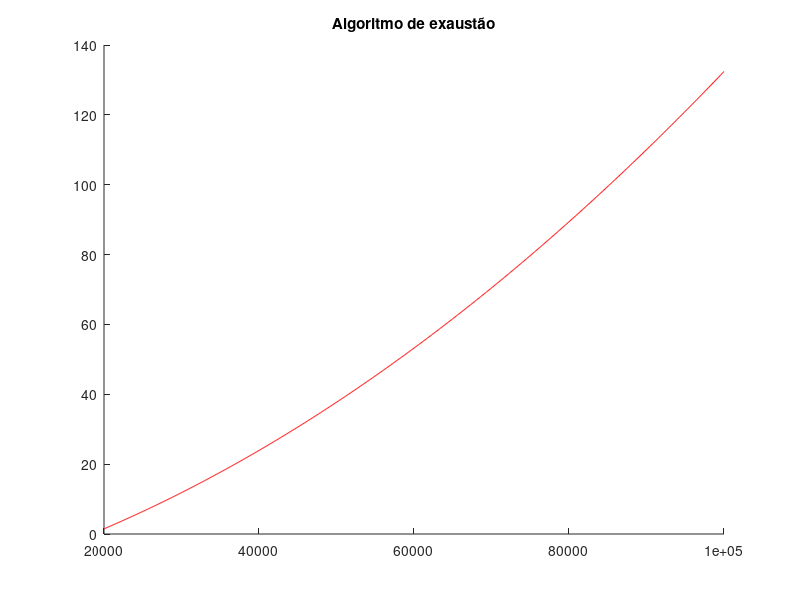

Here is the MATLAB script that generated this plot:

n = [20000 40000 60000 80000 100000];

% Dados para Exaustão
tExaust = [4.530172657966614 21.221055650711058 43.0513578414917 105.66545600891114 125.95995230674744];

c1 = polyfit (n,tExaust,2);
xx = linspace (20000,100000,1000);
p1 = polyval(c1,xx);

hold on
title('Algoritmo de exaustão')
plot(xx,p1,'red')
hold off
